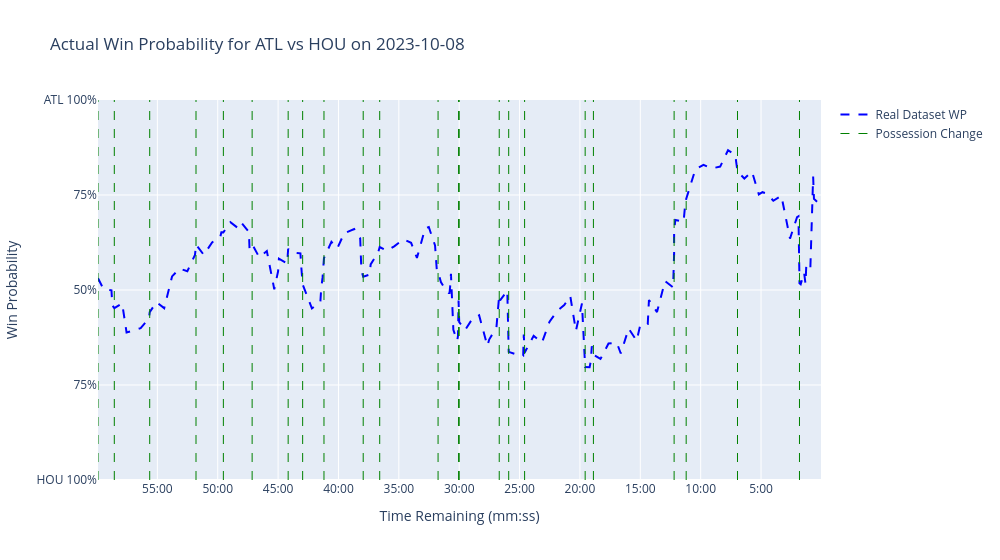

Here is the notebook cell this chart was saved with:
### Markdown cell above
We can now quite easily graph the win probabilities provided to us by the dataset, allowing us to get a taste of what our own predictions should look like. The choice of `plotly` over the quintessential `matplotlib` was so that the user could interact with any given play at any time and see details about that moment. Some of the changes in WP can be difficult to interpret for an audience without context, the most important of which is possession changes, which is why they are also graphed. 

All of the data is originally given in a relationship between play # and win probability, which is very convenient when feeding data to the model, but much harder to interpret when compared to the time remaining in the game. As such, I decided to make the x-axis list out the time remaining with tickmarks every 5 minutes.

### Code cell
# plot the real dataset
fig_dataset = go.Figure()

# add real line from dataset
fig_dataset.add_trace(go.Scatter(
    x=time_remaining,
    y=game_df_sorted['wp_normalized'] * 100,
    mode='lines',
    name=f'Real Dataset WP',
    hovertext=[f"{home_team} Score: {hs}<br>{away_team} Score: {as_}<br>Dataset Win Probability: {wp:.2f}%<br>Time Remaining: {format_time_remaining(tr)}"
               for hs, as_, wp, tr in zip(game_df_sorted['home_team_score'], game_df_sorted['away_team_score'], transform_win_prob_for_display(game_df_sorted['wp']), time_remaining)],
    hoverinfo='text',
    line=dict(color='blue', width=2, dash='dash'),
))

# plot possession changes
possession_change_x = []
for possession_time in possession_change_times:
    possession_change_x.extend([possession_time, possession_time, None])

fig_dataset.add_trace(go.Scatter(
    x=possession_change_x,
    y=[0, 100, None] * len(possession_change_times),
    mode='lines',
    name='Possession Change',
    line=dict(color="green", width=1, dash="dash"),
    showlegend=True,
))


# generate x-axis tick values every 5 minutes (300 seconds)
total_seconds = int(game_df_sorted['game_seconds_remaining'].max())
tickvals = list(range(0, total_seconds + 1, 300))
ticktext = [format_time_remaining(seconds) for seconds in tickvals]


# update layout for dataset graph
fig_dataset.update_layout(
    title=f"Actual Win Probability for {home_team} vs {away_team} on {game_date}",
    xaxis_title="Time Remaining (mm:ss)",
    yaxis_title=f"Win Probability",
    yaxis=dict(
        range=[0, 100],
        tickvals=[0, 25, 50, 75, 100],
        ticktext=[f"{away_team} 100%", "75%", "50%", "75%", f"{home_team} 100%"],
    ),
    xaxis=dict(
        tickvals=tickvals,
        ticktext=ticktext,
        range=[total_seconds, 0],
        autorange="reversed",
    ),
    width=1000,
    hovermode='closest',
    showlegend=True,
)

fig_dataset.show()

### Figure 1 — Plotly figure (JSON) as saved in the notebook; plotly's stock layout.template omitted (floating-point values rounded to 4 significant figures; data arrays with more than 128 entries replaced by an {"elided": "..."} marker saying what was removed)
{"data": [{"hoverinfo": "text", "hovertext": {"elided": "172 str values"}, "line": {"color": "blue", "dash": "dash", "width": 2}, "mode": "lines", "name": "Real Dataset WP", "type": "scatter", "x": {"elided": "172 int values"}, "y": {"elided": "172 float values"}}, {"line": {"color": "green", "dash": "dash", "width": 1}, "mode": "lines", "name": "Possession Change", "showlegend": true, "type": "scatter", "x": [3595, 3595, null, 3514, 3514, null, 3338, 3338, null, 3108, 3108, null, 2972, 2972, null, 2829, 2829, null, 2650, 2650, null, 2578, 2578, null, 2472, 2472, null, 2277, 2277, null, 2195, 2195, null, 1905, 1905, null, 1803, 1803, null, 1800, 1800, null, 1601, 1601, null, 1554, 1554, null, 1475, 1475, null, 1174, 1174, null, 1133, 1133, null, 732, 732, null, 672, 672, null, 417, 417, null, 109, 109, null], "y": [0, 100, null, 0, 100, null, 0, 100, null, 0, 100, null, 0, 100, null, 0, 100, null, 0, 100, null, 0, 100, null, 0, 100, null, 0, 100, null, 0, 100, null, 0, 100, null, 0, 100, null, 0, 100, null, 0, 100, null, 0, 100, null, 0, 100, null, 0, 100, null, 0, 100, null, 0, 100, null, 0, 100, null, 0, 100, null, 0, 100, null]}], "layout": {"hovermode": "closest", "showlegend": true, "title": {"text": "Actual Win Probability for ATL vs HOU on 2023-10-08"}, "width": 1000, "xaxis": {"autorange": "reversed", "range": [3595, 0], "ticktext": ["0:00", "5:00", "10:00", "15:00", "20:00", "25:00", "30:00", "35:00", "40:00", "45:00", "50:00", "55:00"], "tickvals": [0, 300, 600, 900, 1200, 1500, 1800, 2100, 2400, 2700, 3000, 3300], "title": {"text": "Time Remaining (mm:ss)"}}, "yaxis": {"range": [0, 100], "ticktext": ["HOU 100%", "75%", "50%", "75%", "ATL 100%"], "tickvals": [0, 25, 50, 75, 100], "title": {"text": "Win Probability"}}}}
